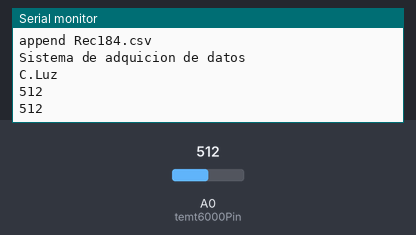
Simulated run of this sketch. Board: Arduino Uno, built with avr-gcc and run on an emulated ATmega328P. Shown: the last lines printed to the serial monitor. Inputs (shaded band) come from the test bench; at power-on: A0 (temt6000Pin) = 512. Random numbers use the default seed unless the sketch sets one.

Above: at 9.0 s.
9.1 s: A0 (temt6000Pin) set to 716
At 11.5 s:
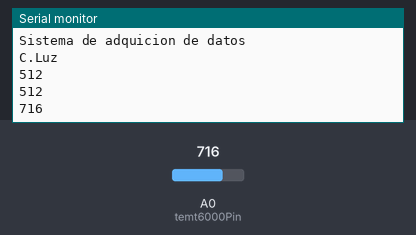
12.8 s: A0 (temt6000Pin) set to 900
At 14.5 s:
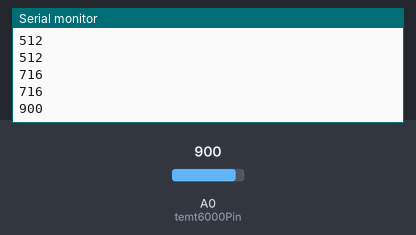
Timing chart, 0 to 16.0 s (numbered marks = the images above; inputs shaded):
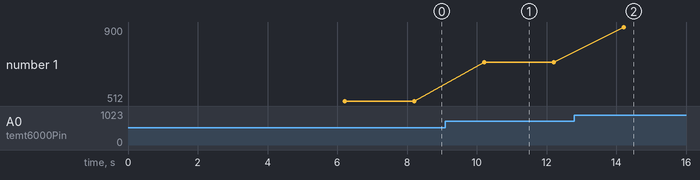

Measured:
- after the input at 9.1 s, the serial monitor: prints a new line after 1.1 s (image 1)
- after the input at 12.8 s, the serial monitor: prints a new line after 1.4 s (image 2)
- plotted number 1: 512 → 716 after the input at 9.1 s, 716 → 900 after the input at 12.8 s

The sketch:

MemoriaSD.ino
```cpp
int temt6000Pin = A0;
boolean contdoc = true;

void setup() {
  Serial.begin(9600);
}

void loop() {
  if (contdoc){
    nuevoArchivo();
    contdoc = false;
    delay (2000);
  }
  else{
    GrabarSD();
  }
  delay (2000);

}

void SensorLuz(){
  int value = analogRead(temt6000Pin);
  Serial.print(value);
//  Serial.print(";");
}

void GrabarSD(){                          //Función encargada de llamar a las funciones encargadas de leer los datos de los sensores para guardar los datos en la memoria SD.
  SensorLuz();                            //Función encargada de tomar los datos del sensor de Luz
  Serial.println("");                    //Comando encargado de hacer un cambio de fila
}

void nuevoArchivo(){                     //Función encargada de crear un archivo nuevo para escribir los valores del juego de mediciones actuales

randomSeed(analogRead(3));              //Lee la variable analógica del pin 3 para crear el numero random del archivo
long randomaleat=random(1000);          //Guarda en la variable randomaleat el numero random leido en el pin analógico

delay(500);
Serial.print("new Rec" + String(randomaleat) +  ".csv");    //Crea el archivo llamado Rec + el numero random leido en el pin analógico + .csv esto con el fin de poder abrirlo en exel
delay(500);
Serial.println("");
delay(500);

Serial.print("append Rec"+ String(randomaleat) + ".csv");  //Comando para indicar que guarde cualquier dato en el archivo creado anteriormente
delay(200);
Serial.println("");
delay(170);
Serial.println("Sistema de adquicion de datos");
delay(170);
Serial.println("");
delay(170);

Serial.println("C.Luz");

}
```
